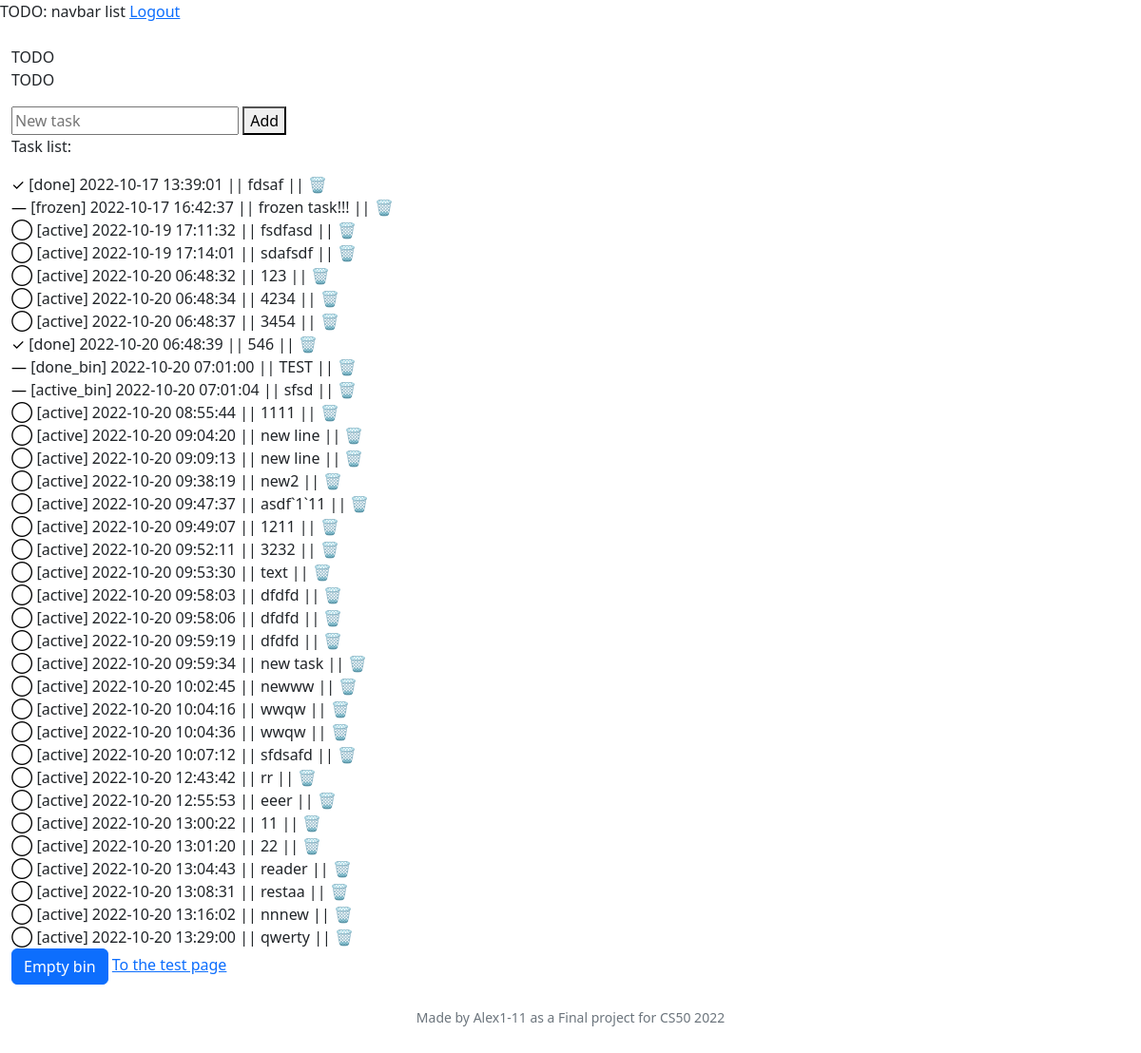
Page / (signed in) on the earlier database version.
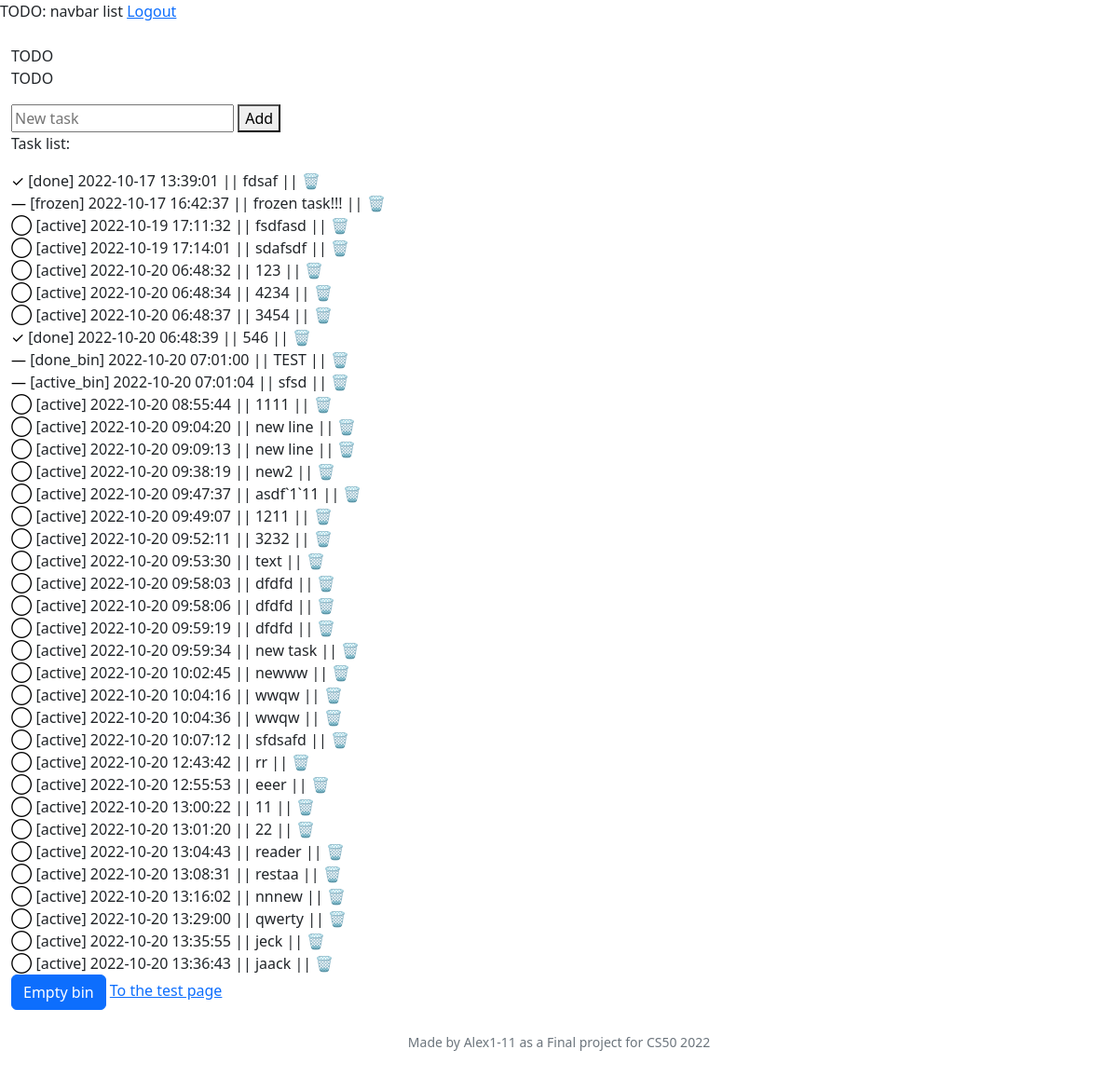
Same page on the later database version.
### models.py (models this page shows)
class Task(Base):
    __tablename__ = "tasks"
    id = Column(Integer, primary_key=True)
    created = Column(DateTime(), default=func.now())
    user_id = Column(Integer, ForeignKey("users.id"))
    title = Column(String(100), nullable=False)
    status = Column(String, default="active")
    priority = Column(Integer, default=0)
    date = Column(String)
    datetime = Column(String)
    context_id = Column(Integer, ForeignKey("contexts.id"))
    project_id = Column(Integer, ForeignKey("projects.id"))
    note = Column(String)
    parent_id = Column(Integer, ForeignKey("tasks.id"))
    repeat = Column(String)
    tags = relationship(
        "Tag", secondary=task_tags, back_populates="tasks"
    )

### app.py (the view)
@app.route("/", methods=["GET", "POST"])
@login_required
def index():
    if request.method == "POST":
        print(">>>", request.form.get("task_new_trigger"))
        print(">>>", request.form.get("task_new"))
        if request.form.get("task_new"):
            with DbSession.begin() as db:
                task_new = Task(
                    title=request.form.get("task_new").strip(),
                    user_id=session["user_id"],
                )
                print(task_new.__dict__)
                db.add(task_new)
                db.flush()
                html = make_response(render_template("test.html", task=task_new))
                print(">>>", html)
                html.get_data(as_text=True)
                print(">>>", html)
                return html
        if request.form.get("task_mark"):
            with DbSession.begin() as db:
                task = db.execute(
                    select(Task)
                    .where(Task.id == request.form["task_mark"])
                ).scalars().first()
                if task.status == "done":
                    db.execute(
                        update(Task)
                        .where(Task.id == task.id)
                        .values(status="active")
                    )
                elif task.status == "active":
                    db.execute(
                        update(Task)
                        .where(Task.id == task.id)
                        .values(status="done")
                    )
            return redirect("/")
        if request.form.get("task_delete"):
            with DbSession.begin() as db:
                db.execute(
                    update(Task)
                    .where(Task.id == request.form["task_delete"])
                    .values(status=Task.status + "_bin")
                )
            return redirect("/")
        if request.form.get("task_restore"):
            with DbSession.begin() as db:
                db.execute(
                    update(Task)
                    .where(Task.status.endswith('_bin', autoescape=True))
                )
        if request.form.get("bin_empty"):
            with DbSession.begin() as db:
                db.execute(
                    delete(Task)
                    .where(Task.status.endswith('_bin', autoescape=True))
                    .execution_options(synchronize_session=False)
                )
            return redirect("/")
        return None
    else:
        with DbSession.begin() as db:
            tasks = db.execute(select(Task)).scalars().all()
            if tasks:
                return render_template("index.html", tasks=tasks)
            else:
                flash("No tasks left")
                return render_template("index.html")

### app.py (called while the page is built)
@app.after_request
def after_request(response):
    response.headers["Cache-Control"] = "no-cache, no-store, must-revalidate"
    response.headers["Expires"] = 0
    response.headers["Pragma"] = "no-cache"
    return response

def login_required(f):
    @wraps(f)
    def decorated_function(*args, **kwargs):
        if session.get("user_id") is None:
            return redirect("/login")
        return f(*args, **kwargs)
    return decorated_function

### templates/index.html (shortened to what this page needs)
{% extends "layout.html" %}
{% block main %}
    <p>TODO</p>
    <form id="add_new_task">
        <div>
            <input autocomplete="off" id="task_new" name="task_new" placeholder="New task" type="text" required>
            <button id="task_new_trigger" type="submit" name="task_new_trigger" value="1">Add</button>
        </div>
    </form>
    <div id="tasklist">
        <p>Task list:</p>
        {% for task in tasks %}
            <div>
                <form action="/" method="POST">
                    <span>[{{ task.status }}] {{ task.created }} || {{ task.title }} ||</span>
                </form>
            </div>
        {% endfor %}
    </div>
    <button type="button" class="btn btn-primary" data-bs-toggle="modal" data-bs-target="#exampleModal">
        Empty bin
    </button>
    <a href="/test">To the test page</a>
{% endblock %}

### templates/layout.html (shortened to what this page needs)
<!DOCTYPE html>
<html lang="en">
    <head>
        <link href="https://cdn.jsdelivr.net/npm/bootstrap@5.2.2/dist/css/bootstrap.min.css" rel="stylesheet">
        <link href="/static/styles.css" rel="stylesheet">
    </head>
    <body>
        <div class="">
            {% if session["user_id"] %}
                TODO: navbar list
                <a href="/logout">Logout</a>
            {% else %}
                <a href="/register">Register</a>
                <a href="/login">Log in</a>
            {% endif %}
        </div>
        <div class="container-xxl bg-gutter mt-3 my-md-4 bd-layout">
            <aside class="bd-sidebar">
                <div class="offcanvas-lg offcanvas-start" tabindex="-1" id="bd-sidebar">
                    <div class="offcanvas-body">
                        <nav class="bd-links w-100">
                            TODO
                        </nav>
                    </div>
                </div>
            </aside>
            <main class="bd-main order-1">
                {% block main %}{% endblock %}
            </main>
        </div>
        <footer class="mb-5 small text-center text-muted">
            Made by Alex1-11 as a Final project for CS50 2022
        </footer>
    </body>
</html>

Differences in the rows shown:
added Task: status "active", created "2022-10-20 13:35:55", title "jeck"
added Task: status "active", created "2022-10-20 13:36:43", title "jaack"
